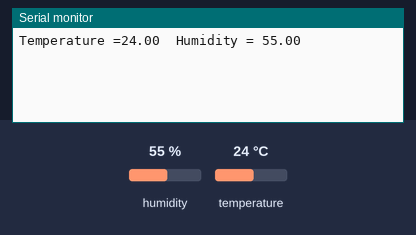
Recording of a sketch running on a simulated Arduino Uno, built with avr-gcc and run on an emulated ATmega328P. Shown: the last lines printed to the serial monitor. Inputs (shaded band) come from the test bench; at power-on: humidity 55 %, temperature 24 °C.

Above: at 1.7 s.
1.8 s: humidity set to 22 %
At 4.0 s:
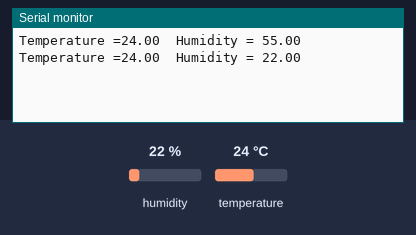
4.5 s: temperature set to 12 °C
At 5.2 s:
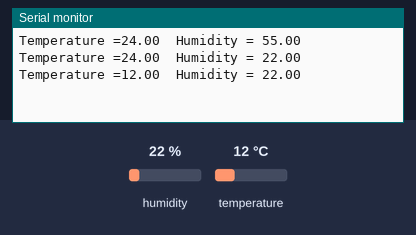
7.2 s: humidity set to 40 %
At 10.0 s:
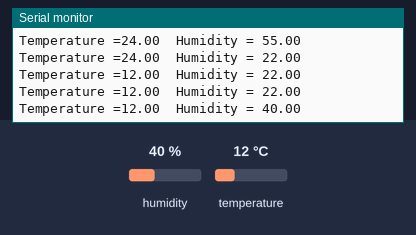
Timing chart, 0 to 11.5 s (numbered marks = the images above; inputs shaded):
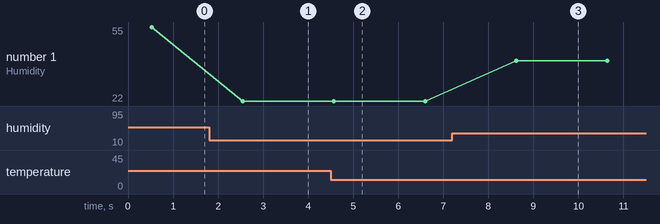

Measured:
- after the input at 1.8 s, the serial monitor: prints a new line after 0.75 s (image 1)
- after the input at 4.5 s, the serial monitor: prints a new line after 0.07 s (image 2)
- after the input at 7.2 s, the serial monitor: prints a new line after 1.4 s (image 3)
- plotted number 1: 55 → 22 after the input at 1.8 s, 22 → 40 after the input at 7.2 s

The sketch:

WeatherStation_Temperature_Humidity.ino
```cpp
// Credits to the DHT11 library
// 0.1.0 by Rob Tillaart (01/04/2011)
// inspired by DHT11 library

#include "dht.h"

int signal_pin = A0; // or any other ANALOG input you wish to have
dht DHT; // object of the DHT class to enable analog inputs

void dht_loop(){
    DHT.read11(signal_pin); // reads data from pin A0
    Serial.print("Temperature =");
    Serial.print(DHT.temperature);
    Serial.print("  Humidity = ");
    Serial.println(DHT.humidity);
 }
void setup(){
  // Inializing the Serial Monitor with 9600 bps
  Serial.begin(9600);
  delay(500);//Delay to let system boot

}//end "setup()"

void loop(){

    dht_loop();
    delay(2000);
}
```
